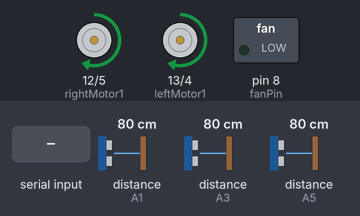
Bench run of a sketch on a simulated Arduino Uno, built with avr-gcc and run on an emulated ATmega328P. Parts: motor-driver pin pairs drawn as motors (green arrow = first pin HIGH = forward, orange = second pin HIGH = backward, longer = more drive, scaled by the enable pin), switched loads named in the sketch (green lamp = pin HIGH). Inputs (shaded band) come from the test bench; at power-on: distance to the obstacle (sensors on A1, A3, A5) 80 cm. Random numbers use the default seed unless the sketch sets one.

Above: at 1.2 s.
1.3 s: distance to the obstacle (sensor on A1) set to 27 cm
2.8 s: distance to the obstacle (sensor on A1) set to 22 cm
At 3.6 s:
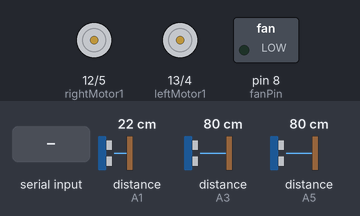
5.8 s: "f" received over Serial
At 6.9 s:
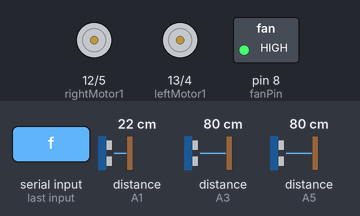
8.8 s: distance to the obstacle (sensor on A1) set to 35 cm
11.3 s: distance to the obstacle (sensor on A1) set to 2 cm
At 14.0 s:
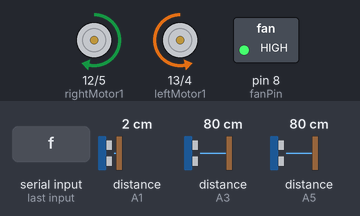
14.3 s: "u" received over Serial
At 17.5 s:
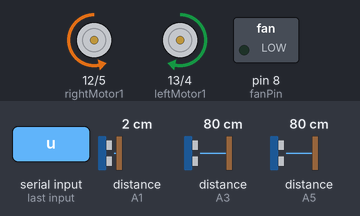
Timing chart, 0 to 18.3 s (numbered marks = the images above; inputs shaded):
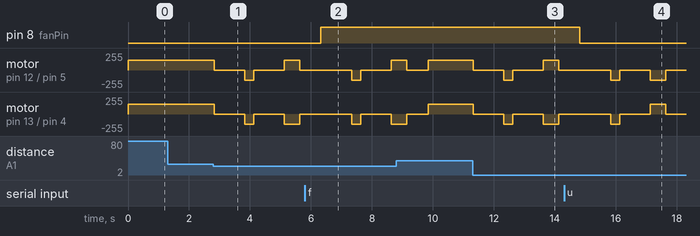

Measured:
- the behaviour switches between 25 and 24 cm on distance to the obstacle (sensor on A1) (found by bisection; images 0 and 1)
- after the input at 1.3 s, every drawn part: stays the same
- after the input at 5.8 s, pin 8 (fanPin): LOW → HIGH after 0.52 s
- after the input at 14.3 s, pin 8 (fanPin): HIGH → LOW after 0.52 s

The sketch:

final_arduino_fan_blu_ultra.ino
```cpp
#include <HCSR04.h>

UltraSonicDistanceSensor ultrasonic1(A0, A1);
UltraSonicDistanceSensor ultrasonic2(A2, A3);
UltraSonicDistanceSensor ultrasonic3(A4, A5);   // Add a third ultrasonic sensor

float distance1, distance2, distance3;   // Declare a variable for each sensor distance
int rightMotor1 = 12;
int rightMotor2 = 5;
int leftMotor1 =13;
int leftMotor2 = 4;
int enA = 9;
int enB = 3;

int fanPin = 8;

void setup() {
  Serial.begin(9600);
  pinMode(rightMotor1, OUTPUT);
  pinMode(rightMotor2, OUTPUT);
  pinMode(leftMotor1, OUTPUT);
  pinMode(leftMotor2, OUTPUT);
  pinMode(enA, OUTPUT);
  pinMode(enB, OUTPUT);
  pinMode(fanPin, OUTPUT);
}

void loop() {

  byte command = Serial.read();

  if (command == 'u') {
    stop();
    digitalWrite(fanPin, LOW);
  }
  else if (command == 'f') {
    digitalWrite(fanPin, HIGH);
  }


  // Measure the distance for each sensor
  distance1 = ultrasonic1.measureDistanceCm();
  distance2 = ultrasonic2.measureDistanceCm();
  distance3 = ultrasonic3.measureDistanceCm();

  // Check if any of the sensors detect an obstacle
  if ((distance1 > -1 && distance1 < 25) || (distance2 > -1 && distance2 < 15) || (distance3 > -1 && distance3 < 15)) {
    stop();
    delay(1000);
    gobackward();
    delay(300);
    stop();
    delay(1000);
    if (random(0, 2) == 0) {
      goRight();
    } else {
      goLeft();
    }
    delay(500);
    stop();
    delay(700);
  }
  else {
    goForward();
  }
  if (command == 's') {
    stop();
  }

}

void goForward() {
  analogWrite(enA, 150);
  analogWrite(enB, 150);
  digitalWrite(rightMotor1, HIGH);
  digitalWrite(rightMotor2, LOW);
  digitalWrite(leftMotor1, HIGH);
  digitalWrite(leftMotor2, LOW);
}

void gobackward() {
  analogWrite(enA, 150);
  analogWrite(enB, 150);
  digitalWrite(rightMotor1, LOW);
  digitalWrite(rightMotor2, HIGH);
  digitalWrite(leftMotor1, LOW);
  digitalWrite(leftMotor2, HIGH);
}

void goRight() {
  analogWrite(enA, 150);
  analogWrite(enB, 150);
  digitalWrite(rightMotor1, LOW);
  digitalWrite(rightMotor2, HIGH);
  digitalWrite(leftMotor1, HIGH);
  digitalWrite(leftMotor2, LOW);
}

void goLeft() {
  analogWrite(enA, 150);
  analogWrite(enB, 150);
  digitalWrite(rightMotor1, HIGH);
  digitalWrite(rightMotor2, LOW);
  digitalWrite(leftMotor1, LOW);
  digitalWrite(leftMotor2, HIGH);
}

void stop() {
  digitalWrite(rightMotor1, LOW);
  digitalWrite(rightMotor2, LOW);
  digitalWrite(leftMotor1, LOW);
  digitalWrite(leftMotor2, LOW);
}
```
